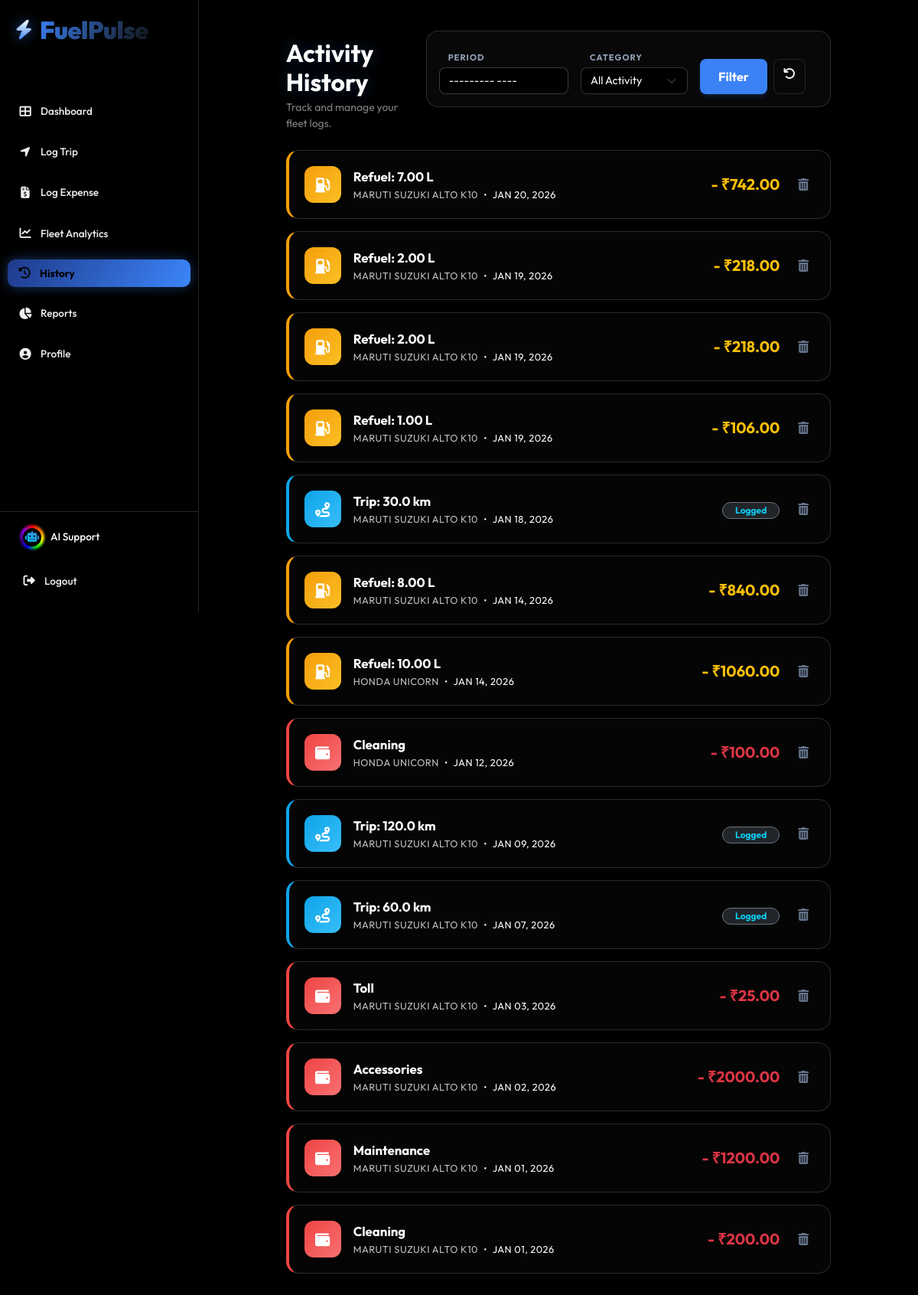
Page /history/ (signed in) on the committed database.
### core/models.py (models this page shows, shortened)
class FuelLog(models.Model):
    vehicle = models.ForeignKey(Vehicle, on_delete=models.CASCADE)
    driver = models.ForeignKey(User, on_delete=models.CASCADE)
    date = models.DateTimeField(default=timezone.now)
    odometer_reading = models.PositiveIntegerField()
    liters_filled = models.DecimalField(max_digits=6, decimal_places=2)
    total_cost = models.DecimalField(max_digits=8, decimal_places=2)
    calculated_km_per_liter = models.DecimalField(max_digits=6, decimal_places=2, null=True, blank=True)
    calculated_cost_per_km = models.DecimalField(max_digits=6, decimal_places=2, null=True, blank=True)

class Vehicle(models.Model):
    CATEGORY_CHOICES = [
        ('Two Wheeler', 'Two Wheeler'),
        ('Four Wheeler', 'Four Wheeler'),
        ('Heavy Vehicle', 'Heavy Vehicle'),
    ]
    ownership_type = models.CharField(max_length=50, default="1st Owner")
    FUEL_CHOICES = [
        ('Petrol', 'Petrol'),
        ('Diesel', 'Diesel'),
        ('CNG', 'CNG'),
        ('Electric', 'Electric')
    ]
    owner = models.ForeignKey(User, on_delete=models.CASCADE)
    category = models.CharField(max_length=20, choices=CATEGORY_CHOICES, default='Four Wheeler')
    make = models.CharField(max_length=50)       # e.g. Maruti, Honda (No restricted choices, accepts JS input)
    model_name = models.CharField(max_length=50) # e.g. Swift, City
    license_plate = models.CharField(max_length=20)
    target_mileage = models.FloatField(default=0.0, help_text="Target km/L (e.g., 18.5)")
    target_cost_per_km = models.FloatField(default=0.0, help_text="Target Cost per KM (e.g., 5.0)")
    purchase_year = models.IntegerField(default=2023)
    purchase_price = models.DecimalField(max_digits=12, decimal_places=2, default=500000.00)
    fuel_type = models.CharField(max_length=20, choices=FUEL_CHOICES, default='Petrol')
    current_odometer = models.IntegerField(default=0)
    purchase_price = models.DecimalField(max_digits=12, decimal_places=2, default=500000.00)
    purchase_year = models.IntegerField(default=2021)
    insurance_expiry = models.DateField(null=True, blank=True)
    pollution_expiry = models.DateField(null=True, blank=True)
    fitness_expiry = models.DateField(null=True, blank=True)
    image_url = models.URLField(max_length=500, blank=True, null=True)
    is_active = models.BooleanField(default=True)

class TripLog(models.Model):
    vehicle = models.ForeignKey(Vehicle, on_delete=models.CASCADE)
    driver = models.ForeignKey(User, on_delete=models.CASCADE)
    date = models.DateField()
    start_odometer = models.FloatField()
    end_odometer = models.FloatField()
    distance_km = models.FloatField(editable=False) # Auto-calculated
    purpose = models.CharField(max_length=100, choices=[
        ('Business', 'Business'),
        ('Personal', 'Personal'),
        ('Commute', 'Commute'),
        ('Delivery', 'Delivery')
    ], default='Personal')
    notes = models.TextField(blank=True, null=True)
    created_at = models.DateTimeField(auto_now_add=True)

class ExpenseLog(models.Model):
    EXPENSE_TYPES = [
        ('Maintenance', 'Maintenance / Service'),
        ('Insurance', 'Insurance'),
        ('Toll', 'Toll / Parking'),
        ('Fine', 'Traffic Fine'),
        ('Cleaning', 'Cleaning / Wash'),
        ('Tax', 'Tax / Registration'),
        ('Accessories', 'Accessories'),
        ('Other', 'Other'),
    ]
    vehicle = models.ForeignKey(Vehicle, on_delete=models.CASCADE)
    user = models.ForeignKey(User, on_delete=models.CASCADE)
    date = models.DateField()
    expense_type = models.CharField(max_length=50, choices=EXPENSE_TYPES)
    amount = models.DecimalField(max_digits=10, decimal_places=2)
    notes = models.TextField(blank=True, null=True)
    created_at = models.DateTimeField(auto_now_add=True)

### core/views.py (the view, shortened to what this page needs)
# urls.py: path('history/', views.history, name='history'),
@login_required
def history(request):
    filter_month = request.GET.get('filter_month')
    filter_type = request.GET.get('filter_type') # 'all', 'trip', 'fuel', 'expense'
    trips = TripLog.objects.filter(driver=request.user)
    fuels = FuelLog.objects.filter(driver=request.user)
    expenses = ExpenseLog.objects.filter(user=request.user)
    if filter_type == 'trip':
        fuels = FuelLog.objects.none()
        expenses = ExpenseLog.objects.none()
    elif filter_type == 'fuel':
        trips = TripLog.objects.none()
        expenses = ExpenseLog.objects.none()
    elif filter_type == 'expense':
        trips = TripLog.objects.none()
        fuels = FuelLog.objects.none()
    for t in trips: t.type = 'trip'
    for f in fuels: f.type = 'fuel'
    for e in expenses: e.type = 'expense'
    def get_sort_date(obj):
        if hasattr(obj.date, 'date'):
            return obj.date.date()
        return obj.date
    timeline = sorted(
        chain(trips, fuels, expenses),
        key=get_sort_date,
        reverse=True
    )
    context = {
        'timeline': timeline,
        'filter_month': filter_month,
        'filter_type': filter_type,
    }
    return render(request, 'core/history.html', context)

### templates/core/history.html (shortened to what this page needs)
{% extends 'base.html' %}
{% block content %}
<div class="row justify-content-center">
    <div class="col-md-10">
        <div class="d-flex flex-column flex-lg-row justify-content-between align-items-lg-end mb-4 gap-3 animate-entry">
            <div>
                <h2 class="text-white fw-bold mb-1" style="text-shadow: 0 0 20px rgba(59,130,246,0.3);">Activity History</h2>
                <p class="text-white-50 small mb-0">Track and manage your fleet logs.</p>
            </div>
            <div class="filters-bar w-100 w-lg-auto">
                <form method="get" class="d-flex flex-wrap align-items-end gap-3">
                    <div class="flex-grow-1 flex-md-grow-0">
                        <label class="text-muted small fw-bold text-uppercase mb-1" style="font-size: 0.7rem; letter-spacing: 1px;">Period</label>
                        <input type="month" name="filter_month" value="{{ filter_month }}" class="form-control form-control-sassy">
                    </div>
                    <div class="flex-grow-1 flex-md-grow-0">
                        <label class="text-muted small fw-bold text-uppercase mb-1" style="font-size: 0.7rem; letter-spacing: 1px;">Category</label>
                        <select name="filter_type" class="form-select form-select-sassy" style="min-width: 140px;">
                            <option value="all" {% if filter_type == 'all' %}selected{% endif %}>All Activity</option>
                        </select>
                    </div>
                    <div class="d-flex gap-2 ms-auto ms-md-0">
                        <button type="submit" class="btn btn-primary fw-bold px-4" style="border-radius: 8px;">
                            Filter
                        </button>
                        <a href="{% url 'history' %}" class="btn btn-outline-secondary" style="border-radius: 8px;" title="Reset Filters">
                            <i class="fas fa-undo"></i>
                        </a>
                    </div>
                </form>
            </div>
        </div>
        {% if timeline %}
            <div class="timeline">
                {% for item in timeline %}
                <div class="history-card border-type-{{ item.type }} animate-entry" style="animation-delay: {{ forloop.counter0|add:1|stringformat:'s' }}00ms;">
                    <div class="d-flex justify-content-between align-items-center">
                        <div class="d-flex align-items-center gap-3">
                            <div class="icon-wrapper {% if item.type == 'trip' %}bg-grad-trip{% elif item.type == 'fuel' %}bg-grad-fuel{% else %}bg-grad-expense{% endif %}">
                                {% if item.type == 'trip' %}
                                    <i class="fas fa-route"></i>
                                {% elif item.type == 'fuel' %}
                                    <i class="fas fa-gas-pump"></i>
                                {% else %}
                                    <i class="fas fa-wallet"></i>
                                {% endif %}
                            </div>
                            <div>
                                <div class="item-title">
                                    {% if item.type == 'trip' %}
                                        Trip: {{ item.distance_km|floatformat:1 }} km
                                    {% elif item.type == 'fuel' %}
                                        Refuel: {{ item.liters_filled }} L
                                    {% else %}
                                        {{ item.expense_type }}
                                    {% endif %}
                                </div>
                                <div class="item-meta">
                                    <span class="text-white opacity-75">{{ item.vehicle.make }} {{ item.vehicle.model_name }}</span>
                                    <span class="mx-1">•</span>
                                    <span>
                                        {% if item.date.date %}
                                            {{ item.date.date|date:"M d, Y" }}
                                        {% else %}
                                            {{ item.date|date:"M d, Y" }}
                                        {% endif %}
                                    </span>
                                </div>
                            </div>
                        </div>
                        <div class="d-flex align-items-center gap-3">
                            <div class="text-end d-none d-sm-block">
                                {% if item.type == 'trip' %}
                                    <span class="badge bg-dark border border-secondary text-info rounded-pill px-3">Logged</span>
                                {% elif item.type == 'fuel' %}
                                    <div class="text-warning fw-bold fs-5">- ₹{{ item.total_cost }}</div>
                                {% else %}
                                    <div class="text-danger fw-bold fs-5">- ₹{{ item.amount }}</div>
                                {% endif %}
                            </div>
                            <a href="{% url 'delete_history_item' item.type item.id %}"
                               class="btn-action-icon"
                               onclick="return confirm('Are you sure you want to delete this record? This cannot be undone.');"
                               title="Delete Record">
                                <i class="fas fa-trash-alt"></i>
                            </a>
                        </div>
                    </div>
                </div>
                {% endfor %}
            </div>
        {% endif %}
    </div>
</div>
{% endblock %}

### static/css/styles.css (style rules this page uses)
:root { --bg-body: #000000; --bg-sidebar: #050505; --bg-card: #0f0f0f; --bg-hover: grey; --text-main: #ffffff; --text-muted: grey; --accent: #3b82f6; --accent-hover: #2563eb; --danger: #ef4444; --border: #27272a; }
body { background-color: var(--bg-body); color: var(--text-main); font-family: 'Inter', sans-serif; overflow-x: hidden; }
.btn-primary { background-color: var(--accent); color: white; border: none; font-weight: 600; padding: 0.7rem 1.5rem; border-radius: 8px; box-shadow: 0 4px 6px -1px rgba(59, 130, 246, 0.2); }
.btn-outline-secondary { border-color: var(--border); color: var(--text-muted); background: transparent; }

### templates/base.html (style rules this page uses)
:root { --bg-deep: #000000; --sidebar-bg: #000000; --border-glass: rgba(255, 255, 255, 0.15); --text-main: #ffffff; --text-muted: #f0f0f0; --accent-gradient: linear-gradient(120deg, #1e3a8a 0%, #3b82f6 50%, #ffffff 150%); --neon-glow: 0 0 15px rgba(59, 130, 246, 0.4); --hover-tint: rgba(255, 255, 255, 0.05); --hover-border: rgba(255, 255, 255, 0.1); --icon-hover: #60a5fa; --icon-shadow: rgba(96, 165, 250, 0.6); --logo-grad-start: #ffffff; --logo-grad-end: #3b82f6; --text-anim-grad: linear-gradient(300deg, #3b82f6, #ffffff, #111111, #3b82f6); }
body { background-color: var(--bg-deep); color: var(--text-main); font-family: 'Outfit', sans-serif; overflow-x: hidden; }
h1, h2, h3, h4, h5, h6, p, span, div, li, td, th, label { color: var(--text-main) !important; }
.text-muted { color: var(--text-muted) !important; }
.form-control, .form-select { background-color: #1a1a1a; border-color: var(--border-glass); color: #ffffff !important; }
.form-control::placeholder { color: #aaaaaa; }
a { color: #60a5fa; text-decoration: none; }
.small.text-uppercase { color: #94a3b8 !important; font-size: 0.65rem; letter-spacing: 1.2px; margin-top: 10px; margin-bottom: 4px; padding-left: 12px; font-weight: 800; }

### templates/core/history.html (style rules this page uses)
:root { --bg-pure: #000000; --card-bg: #050505; --glass-border: rgba(255, 255, 255, 0.15); --sassy-blue: #3b82f6; --gradient-blue: linear-gradient(135deg, #000000 0%, #1e3a8a 100%); --gradient-icon-trip: linear-gradient(135deg, #0ea5e9, #38bdf8); --gradient-icon-fuel: linear-gradient(135deg, #f59e0b, #fbbf24); --gradient-icon-expense: linear-gradient(135deg, #ef4444, #f87171); --text-glow: 0 0 10px rgba(59, 130, 246, 0.5); }
body { background-color: var(--bg-pure) !important; font-family: 'Outfit', sans-serif; }
.animate-entry { animation: slideInUp 0.5s cubic-bezier(0.16, 1, 0.3, 1) forwards; opacity: 0; }
.filters-bar { background: rgba(255, 255, 255, 0.03); border: 1px solid var(--glass-border); border-radius: 16px; padding: 1rem; backdrop-filter: blur(10px); margin-bottom: 2rem; }
.form-control-sassy, .form-select-sassy { background-color: #000 !important; border: 1px solid rgba(255,255,255,0.2) !important; color: white !important; border-radius: 8px; font-size: 0.9rem; }
.history-card { background-color: var(--card-bg); border: 1px solid var(--glass-border); border-radius: 16px; padding: 1.25rem; transition: all 0.3s ease; position: relative; overflow: hidden; margin-bottom: 1rem; }
.border-type-trip { border-left: 4px solid #0ea5e9; }
.border-type-fuel { border-left: 4px solid #f59e0b; }
.border-type-expense { border-left: 4px solid #ef4444; }
.icon-wrapper { width: 48px; height: 48px; border-radius: 12px; display: flex; align-items: center; justify-content: center; font-size: 1.2rem; color: white; box-shadow: 0 4px 10px rgba(0,0,0,0.5); }
.bg-grad-trip { background: var(--gradient-icon-trip); }
.bg-grad-fuel { background: var(--gradient-icon-fuel); }
.bg-grad-expense { background: var(--gradient-icon-expense); }
.item-title { font-weight: 700; color: white; font-size: 1.05rem; margin-bottom: 2px; }
.item-meta { color: #94a3b8; font-size: 0.8rem; text-transform: uppercase; letter-spacing: 0.5px; }
.btn-action-icon { color: #64748b; transition: 0.3s; padding: 8px; border-radius: 50%; }

### rows in the picture
FuelLog: liters_filled "7.00", vehicle.make "MARUTI SUZUKI", vehicle.model_name "ALTO K10", date "JAN 20, 2026", total_cost "742.00"
FuelLog: liters_filled "2.00", vehicle.make "MARUTI SUZUKI", vehicle.model_name "ALTO K10", date "JAN 19, 2026", total_cost "218.00"
FuelLog: liters_filled "2.00", vehicle.make "MARUTI SUZUKI", vehicle.model_name "ALTO K10", date "JAN 19, 2026", total_cost "218.00"
FuelLog: liters_filled "1.00", vehicle.make "MARUTI SUZUKI", vehicle.model_name "ALTO K10", date "JAN 19, 2026", total_cost "106.00"
TripLog: distance_km "30.0", vehicle.make "MARUTI SUZUKI", vehicle.model_name "ALTO K10", date "JAN 18, 2026", shows "Logged"
FuelLog: liters_filled "8.00", vehicle.make "MARUTI SUZUKI", vehicle.model_name "ALTO K10", date "JAN 14, 2026", total_cost "840.00"
FuelLog: liters_filled "10.00", vehicle.make "HONDA", vehicle.model_name "UNICORN", date "JAN 14, 2026", total_cost "1060.00"
ExpenseLog: expense_type "Cleaning", vehicle.make "HONDA", vehicle.model_name "UNICORN", date "JAN 12, 2026", amount "100.00"
TripLog: distance_km "120.0", vehicle.make "MARUTI SUZUKI", vehicle.model_name "ALTO K10", date "JAN 09, 2026", shows "Logged"
TripLog: distance_km "60.0", vehicle.make "MARUTI SUZUKI", vehicle.model_name "ALTO K10", date "JAN 07, 2026", shows "Logged"
ExpenseLog: expense_type "Toll", vehicle.make "MARUTI SUZUKI", vehicle.model_name "ALTO K10", date "JAN 03, 2026", amount "25.00"
ExpenseLog: expense_type "Accessories", vehicle.make "MARUTI SUZUKI", vehicle.model_name "ALTO K10", date "JAN 02, 2026", amount "2000.00"
ExpenseLog: expense_type "Maintenance", vehicle.make "MARUTI SUZUKI", vehicle.model_name "ALTO K10", date "JAN 01, 2026", amount "1200.00"
ExpenseLog: expense_type "Cleaning", vehicle.make "MARUTI SUZUKI", vehicle.model_name "ALTO K10", date "JAN 01, 2026", amount "200.00"
